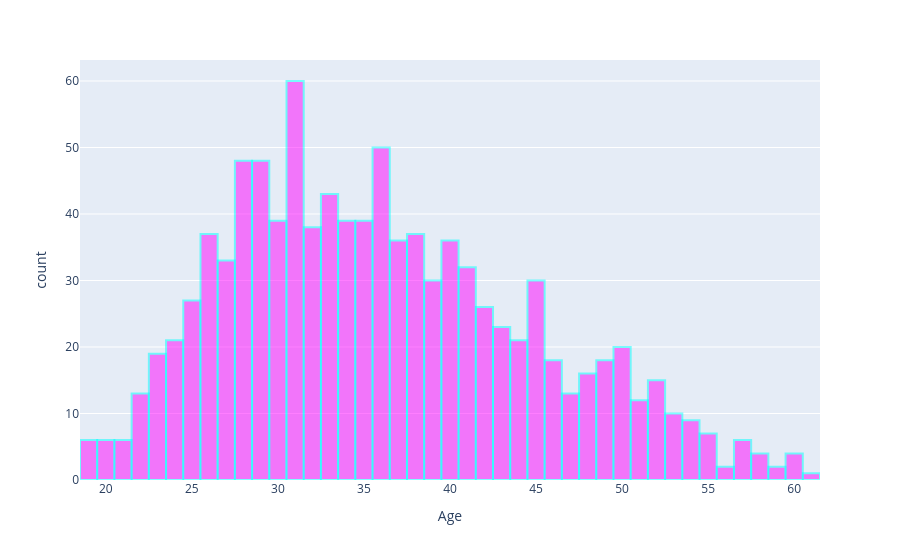

The notebook cell this image was saved under:
### Markdown cell above
## Exploratory Data Analysis

Let's use seaborn to explore the data!

Try recreating the plots shown below!

** Create a histogram of the Age**

### Code cell
fig = px.histogram(ad_data, x="Age", nbins=50)
fig.update_traces(marker={'color': 'magenta', 
                          'opacity': 0.5, 
                          'line': {'width':2, 'color':'cyan'}})
fig.show()

### Figure 1 — Plotly figure (JSON) as saved in the notebook; plotly's stock layout.template omitted (floating-point values rounded to 4 significant figures; data arrays with more than 128 entries replaced by an {"elided": "..."} marker saying what was removed)
{"data": [{"bingroup": "x", "hovertemplate": "Age=%{x}<br>count=%{y}<extra></extra>", "legendgroup": "", "marker": {"color": "magenta", "line": {"color": "cyan", "width": 2}, "opacity": 0.5, "pattern": {"shape": ""}}, "name": "", "nbinsx": 50, "orientation": "v", "showlegend": false, "type": "histogram", "x": {"elided": "1000 int values"}, "xaxis": "x", "yaxis": "y"}], "layout": {"barmode": "relative", "legend": {"tracegroupgap": 0}, "margin": {"t": 60}, "xaxis": {"anchor": "y", "domain": [0, 1], "title": {"text": "Age"}}, "yaxis": {"anchor": "x", "domain": [0, 1], "title": {"text": "count"}}}}
